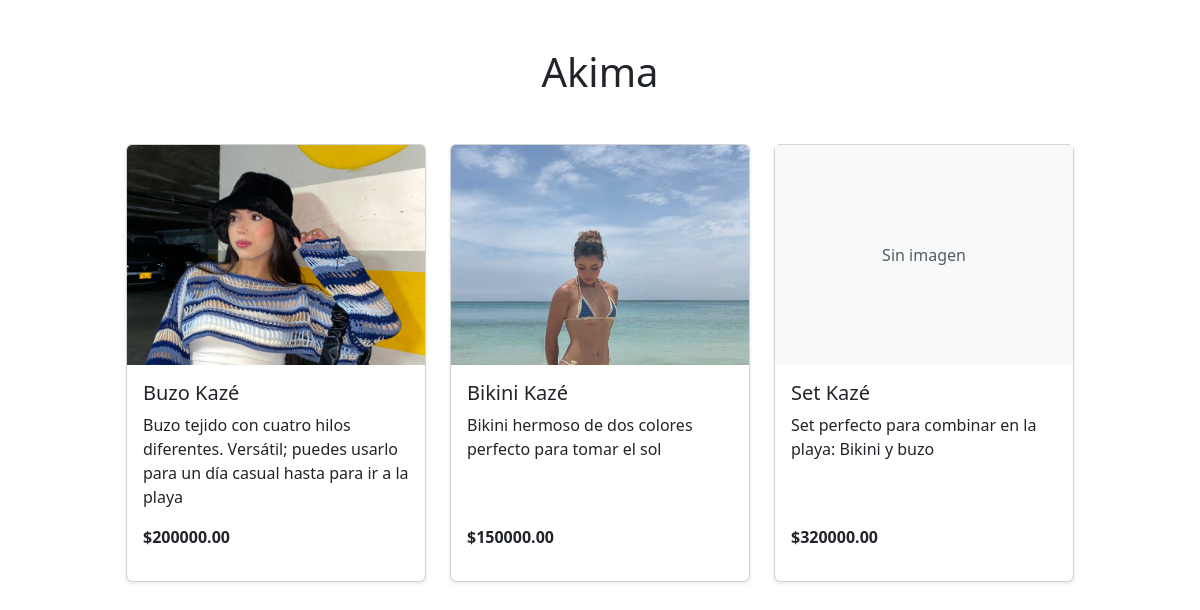
The page / on the database its author committed.
### crochet/models.py (models this page shows, shortened)
class Producto(models.Model):
    CATEGORIAS = [
        ('Bikini', 'Bikini'),
        ('Top', 'Top'),
        ('Falda', 'Falda'),
        ('Buzo', 'Buzo'),
        ('Vestido', 'Vestido'),
        ('Short', 'Short'),
        ('Set', 'Set'),
        ('Accesorio', 'Accesorio'),
        ('Pantalón', 'Pantalón'),
        ('Camisa', 'Camisa'),
        ('Otro', 'Otro'),
    ]
    categoria = models.CharField('Categoría', max_length=20, choices=CATEGORIAS)
    nombre = models.CharField('Nombre', max_length=150)
    descripcion = models.TextField('Descripción')
    precio = models.DecimalField('Precio', max_digits=10, decimal_places=2, validators=[MinValueValidator(Decimal('0.00'))])
    stock = models.IntegerField('Stock', default=0, validators=[MinValueValidator(0)])
    tiempo_fabricacion = models.IntegerField('Tiempo de Fabricación (horas)', validators=[MinValueValidator(0)])
    activo = models.BooleanField('Activo', default=True)
    guia_fabricacion = models.FileField(upload_to='guias/fabricacion/', blank=True, null=True)
    guia_tallas = models.ImageField(upload_to='guias/tallas/', blank=True, null=True)
    class Meta:
        db_table = 'producto'

class ProductoImagen(models.Model):
    id_producto = models.ForeignKey(
        Producto,
        on_delete=models.CASCADE,
        verbose_name='Producto',
        related_name='imagenes'
    )
    url_imagen = models.ImageField('Imagen', upload_to='productos/')
    class Meta:
        db_table = 'producto_imagen'

### crochet/views.py (the view)
# urls.py: 2. Add a URL to urlpatterns:  path('', views.home, name='home')
def home(request):
    productos = Producto.objects.filter(activo=True)
    return render(request, 'home.html', {'productos': productos})

### crochet/templates/home.html (shortened to what this page needs)
<!DOCTYPE html>
<html lang="es">
<head>
  <link href="https://cdn.jsdelivr.net/npm/bootstrap@5.3.2/dist/css/bootstrap.min.css" rel="stylesheet">
</head>
<body>
<div class="container mt-5">
  <h1 class="text-center mb-5">Akima</h1>
  <div class="d-flex flex-wrap justify-content-center gap-4">
    {% for producto in productos %}
      <div class="mb-4 d-flex">
        <a href="{% url 'producto_detalle' producto.id %}"
           class="text-decoration-none text-dark">
          <div class="card shadow-sm h-100"
               style="width: 300px; cursor: pointer; transition: 0.2s;">
            {% with img=producto.imagenes.first %}
              {% if img %}
                <img src="{{ img.url_imagen.url }}"
                     class="card-img-top"
                     alt="{{ producto.nombre }}"
                     style="height: 220px; object-fit: cover;">
              {% else %}
                <div class="d-flex align-items-center justify-content-center bg-light"
                     style="height: 220px;">
                  <span class="text-muted">Sin imagen</span>
                </div>
              {% endif %}
            {% endwith %}
            <div class="card-body d-flex flex-column">
              <h5 class="card-title">{{ producto.nombre }}</h5>
              <p class="card-text">
                {{ producto.descripcion|truncatewords:20 }}
              </p>
              <p class="fw-bold mt-auto">
                ${{ producto.precio }}
              </p>
            </div>
          </div>
        </a>
      </div>
    {% empty %}
      <p class="text-center">No hay productos disponibles.</p>
    {% endfor %}
  </div>
</div>
</body>
</html>

### rows shown on the page
Producto: imagenes.first.url_imagen (picture), nombre "Buzo Kazé", descripcion "Buzo tejido con cuatro hilos diferentes. Versátil; puedes usarlo para un día casual hasta para ir a la playa", precio "200000.00"
Producto: imagenes.first.url_imagen (picture), nombre "Bikini Kazé", descripcion "Bikini hermoso de dos colores perfecto para tomar el sol", precio "150000.00"
Producto: shows "Sin imagen", nombre "Set Kazé", descripcion "Set perfecto para combinar en la playa: Bikini y buzo", precio "320000.00"
